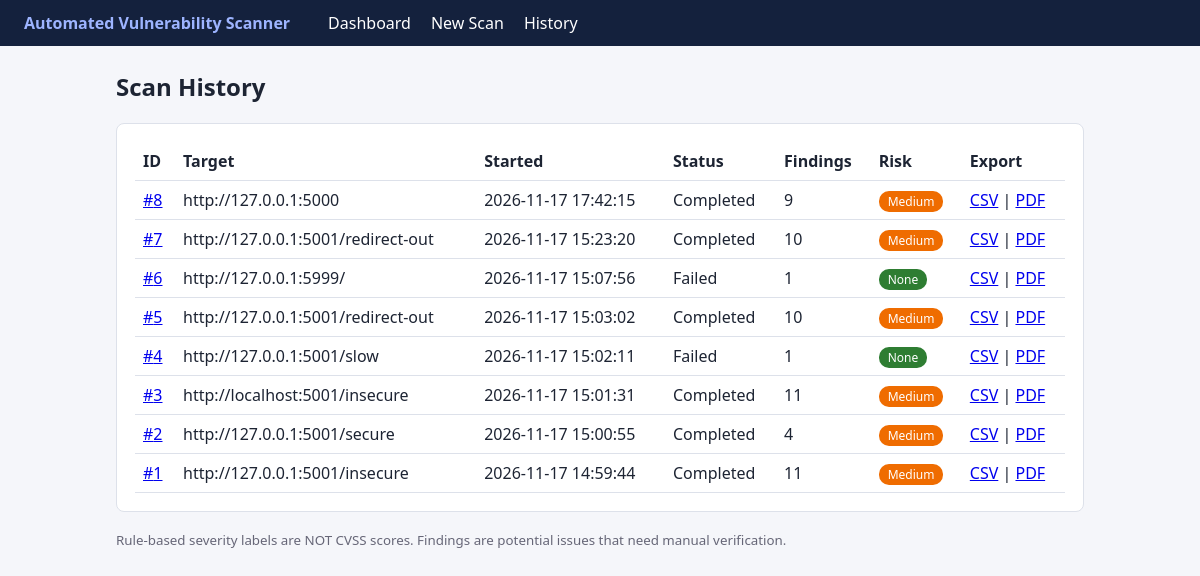
The app's page /history with its own data.
### tables this page shows
CREATE TABLE scans (
    id INTEGER PRIMARY KEY AUTOINCREMENT, target_url TEXT NOT NULL, started_at TEXT NOT NULL,
    completed_at TEXT, status TEXT NOT NULL, total_findings INTEGER DEFAULT 0,
    risk_summary TEXT, error TEXT);

### app.py (the view)
@app.route("/history")
def history():
    return render_template("history.html", scans=db.list_scans())

### app.py (called while the page is built)
@app.context_processor
def inject_globals():
    return {"SEVERITY_ORDER": SEVERITY_ORDER, "LIMITATIONS": config.LIMITATIONS, "SCOPE_TEXT": config.SCOPE_TEXT}

### database.py (called while the page is built)
def conn():
    c = sqlite3.connect(config.DB_PATH)
    c.row_factory = sqlite3.Row
    c.execute("PRAGMA foreign_keys = ON")
    return c

def list_scans(limit=None):
    sql = "SELECT * FROM scans ORDER BY id DESC" + (f" LIMIT {int(limit)}" if limit else "")
    with conn() as c:
        return c.execute(sql).fetchall()

### templates/history.html
{% extends "base.html" %}{% block content %}
<h2>Scan History</h2><div class="card">
{% if scans %}<table><tr><th>ID</th><th>Target</th><th>Started</th><th>Status</th><th>Findings</th><th>Risk</th><th>Export</th></tr>
{% for s in scans %}<tr><td><a href="{{ url_for('scan_result', scan_id=s.id) }}">#{{ s.id }}</a></td><td>{{ s.target_url }}</td><td>{{ s.started_at }}</td>
<td>{{ s.status }}</td><td>{{ s.total_findings }}</td><td><span class="badge {{ (s.risk_summary or 'none')|lower }}">{{ s.risk_summary }}</span></td>
<td><a href="{{ url_for('export_csv', scan_id=s.id) }}">CSV</a> | <a href="{{ url_for('export_pdf', scan_id=s.id) }}">PDF</a></td></tr>{% endfor %}</table>
{% else %}<p>No scans yet.</p>{% endif %}</div>
{% endblock %}

### static/style.css (style rules this page uses)
:root { --bg:#f5f6fa;--card:#fff;--ink:#1d2433;--mut:#667;--pri:#2f5bd8;--bd:#dde1ea }
* { box-sizing:border-box }
body { margin:0;font-family:Segoe UI,Arial,sans-serif;background:var(--bg);color:var(--ink) }
.card { background:var(--card);border:1px solid var(--bd);border-radius:8px;padding:18px;margin-bottom:16px }
table { width:100%;border-collapse:collapse }
th,td { text-align:left;padding:8px;border-bottom:1px solid var(--bd);vertical-align:top }
.badge { padding:2px 9px;border-radius:10px;font-size:12px;color:#fff }
.medium { background:#ef6c00 }
.none { background:#2e7d32 }

### records on screen
scans: id "8", target_url "http://127.0.0.1:5000", started_at "2026-11-17 17:42:15", status "Completed", total_findings "9", risk_summary "Medium"
scans: id "7", target_url "http://127.0.0.1:5001/redirect-out", started_at "2026-11-17 15:23:20", status "Completed", total_findings "10", risk_summary "Medium"
scans: id "6", target_url "http://127.0.0.1:5999/", started_at "2026-11-17 15:07:56", status "Failed", total_findings "1", risk_summary "None"
scans: id "5", target_url "http://127.0.0.1:5001/redirect-out", started_at "2026-11-17 15:03:02", status "Completed", total_findings "10", risk_summary "Medium"
scans: id "4", target_url "http://127.0.0.1:5001/slow", started_at "2026-11-17 15:02:11", status "Failed", total_findings "1", risk_summary "None"
scans: id "3", target_url "http://localhost:5001/insecure", started_at "2026-11-17 15:01:31", status "Completed", total_findings "11", risk_summary "Medium"
scans: id "2", target_url "http://127.0.0.1:5001/secure", started_at "2026-11-17 15:00:55", status "Completed", total_findings "4", risk_summary "Medium"
scans: id "1", target_url "http://127.0.0.1:5001/insecure", started_at "2026-11-17 14:59:44", status "Completed", total_findings "11", risk_summary "Medium"
